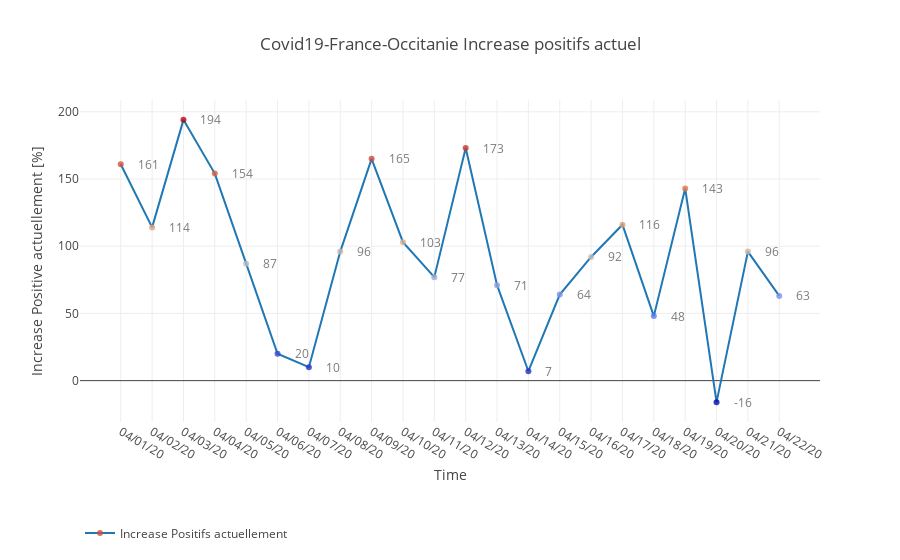

The cell this chart's notebook holds for it:
### Code cell
trace, annotations = create_2d_plot(plot_df=df, x_name="Date", y_name="Increase Positifs actuellement")

data = [trace]

layout = go.Layout(
    title=f"Covid19-France-Occitanie Increase positifs actuel",
    xaxis=dict(title="Time"),
    yaxis=dict(title="Increase Positive actuellement [%]"),
    annotations=annotations,
    showlegend=True,
    legend=dict(orientation="h", y = -0.3, yanchor="top"),
)
fig = go.Figure(data=data, layout=layout)
    
iplot(fig, filename="covid19-Occitanie")

### Figure 1 — Plotly figure (JSON) as saved in the notebook; plotly's stock layout.template omitted (floating-point values rounded to 4 significant figures)
{"data": [{"marker": {"color": [161, 114, 194, 154, 87, 20, 10, 96, 165, 103, 77, 173, 71, 7, 64, 92, 116, 48, 143, -16, 96, 63], "opacity": 0.8, "size": 6}, "mode": "lines+markers", "name": "Increase Positifs actuellement", "type": "scatter", "uid": "2db9612b-7119-475c-aaea-d166ade9e17b", "x": ["04/01/20", "04/02/20", "04/03/20", "04/04/20", "04/05/20", "04/06/20", "04/07/20", "04/08/20", "04/09/20", "04/10/20", "04/11/20", "04/12/20", "04/13/20", "04/14/20", "04/15/20", "04/16/20", "04/17/20", "04/18/20", "04/19/20", "04/20/20", "04/21/20", "04/22/20"], "y": [161, 114, 194, 154, 87, 20, 10, 96, 165, 103, 77, 173, 71, 7, 64, 92, 116, 48, 143, -16, 96, 63]}], "layout": {"annotations": [{"opacity": 0.7, "showarrow": false, "text": "161", "x": "04/01/20", "xanchor": "left", "xshift": 15, "y": 161}, {"opacity": 0.7, "showarrow": false, "text": "114", "x": "04/02/20", "xanchor": "left", "xshift": 15, "y": 114}, {"opacity": 0.7, "showarrow": false, "text": "194", "x": "04/03/20", "xanchor": "left", "xshift": 15, "y": 194}, {"opacity": 0.7, "showarrow": false, "text": "154", "x": "04/04/20", "xanchor": "left", "xshift": 15, "y": 154}, {"opacity": 0.7, "showarrow": false, "text": "87", "x": "04/05/20", "xanchor": "left", "xshift": 15, "y": 87}, {"opacity": 0.7, "showarrow": false, "text": "20", "x": "04/06/20", "xanchor": "left", "xshift": 15, "y": 20}, {"opacity": 0.7, "showarrow": false, "text": "10", "x": "04/07/20", "xanchor": "left", "xshift": 15, "y": 10}, {"opacity": 0.7, "showarrow": false, "text": "96", "x": "04/08/20", "xanchor": "left", "xshift": 15, "y": 96}, {"opacity": 0.7, "showarrow": false, "text": "165", "x": "04/09/20", "xanchor": "left", "xshift": 15, "y": 165}, {"opacity": 0.7, "showarrow": false, "text": "103", "x": "04/10/20", "xanchor": "left", "xshift": 15, "y": 103}, {"opacity": 0.7, "showarrow": false, "text": "77", "x": "04/11/20", "xanchor": "left", "xshift": 15, "y": 77}, {"opacity": 0.7, "showarrow": false, "text": "173", "x": "04/12/20", "xanchor": "left", "xshift": 15, "y": 173}, {"opacity": 0.7, "showarrow": false, "text": "71", "x": "04/13/20", "xanchor": "left", "xshift": 15, "y": 71}, {"opacity": 0.7, "showarrow": false, "text": "7", "x": "04/14/20", "xanchor": "left", "xshift": 15, "y": 7}, {"opacity": 0.7, "showarrow": false, "text": "64", "x": "04/15/20", "xanchor": "left", "xshift": 15, "y": 64}, {"opacity": 0.7, "showarrow": false, "text": "92", "x": "04/16/20", "xanchor": "left", "xshift": 15, "y": 92}, {"opacity": 0.7, "showarrow": false, "text": "116", "x": "04/17/20", "xanchor": "left", "xshift": 15, "y": 116}, {"opacity": 0.7, "showarrow": false, "text": "48", "x": "04/18/20", "xanchor": "left", "xshift": 15, "y": 48}, {"opacity": 0.7, "showarrow": false, "text": "143", "x": "04/19/20", "xanchor": "left", "xshift": 15, "y": 143}, {"opacity": 0.7, "showarrow": false, "text": "-16", "x": "04/20/20", "xanchor": "left", "xshift": 15, "y": -16}, {"opacity": 0.7, "showarrow": false, "text": "96", "x": "04/21/20", "xanchor": "left", "xshift": 15, "y": 96}, {"opacity": 0.7, "showarrow": false, "text": "63", "x": "04/22/20", "xanchor": "left", "xshift": 15, "y": 63}], "legend": {"orientation": "h", "y": -0.3, "yanchor": "top"}, "showlegend": true, "title": {"text": "Covid19-France-Occitanie Increase positifs actuel"}, "xaxis": {"title": {"text": "Time"}}, "yaxis": {"title": {"text": "Increase Positive actuellement [%]"}}}}
